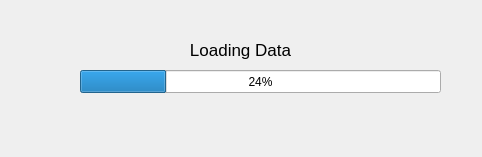
<?xml version="1.0" encoding="UTF-8"?>
<ui version="4.0">
 <class>Form</class>
 <widget class="QWidget" name="Form">
  <property name="geometry">
   <rect>
    <x>0</x>
    <y>0</y>
    <width>482</width>
    <height>157</height>
   </rect>
  </property>
  <property name="windowTitle">
   <string>Form</string>
  </property>
  <widget class="QProgressBar" name="loading_bar">
   <property name="geometry">
    <rect>
     <x>80</x>
     <y>70</y>
     <width>361</width>
     <height>23</height>
    </rect>
   </property>
   <property name="value">
    <number>24</number>
   </property>
  </widget>
  <widget class="QLabel" name="info_label">
   <property name="geometry">
    <rect>
     <x>80</x>
     <y>40</y>
     <width>321</width>
     <height>20</height>
    </rect>
   </property>
   <property name="font">
    <font>
     <pointsize>13</pointsize>
    </font>
   </property>
   <property name="text">
    <string>Loading Data</string>
   </property>
   <property name="alignment">
    <set>Qt::AlignCenter</set>
   </property>
  </widget>
 </widget>
 <resources/>
 <connections/>
</ui>
